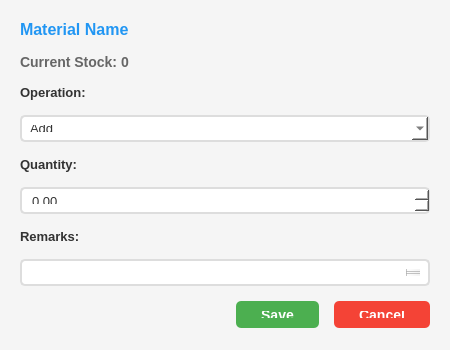
<?xml version="1.0" encoding="UTF-8"?>
<ui version="4.0">
 <class>StockDialog</class>
 <widget class="QDialog" name="StockDialog">
  <property name="geometry">
   <rect>
    <x>0</x>
    <y>0</y>
    <width>450</width>
    <height>350</height>
   </rect>
  </property>
  <property name="minimumSize">
   <size>
    <width>450</width>
    <height>350</height>
   </size>
  </property>
  <property name="maximumSize">
   <size>
    <width>450</width>
    <height>350</height>
   </size>
  </property>
  <property name="windowTitle">
   <string>Update Stock</string>
  </property>
  <property name="styleSheet">
   <string notr="true">QDialog {
    background-color: #f5f5f5;
}

QLabel {
    font-size: 13px;
    color: #333;
    font-weight: bold;
}

QLineEdit, QTextEdit, QComboBox, QDoubleSpinBox {
    padding: 8px;
    border: 2px solid #ddd;
    border-radius: 5px;
    font-size: 13px;
    background-color: white;
    color: #333;
}

QLineEdit:focus, QTextEdit:focus, QComboBox:focus, QDoubleSpinBox:focus {
    border: 2px solid #2196F3;
}

QPushButton#btnSave {
    background-color: #4CAF50;
    color: white;
    padding: 10px 25px;
    border: none;
    border-radius: 5px;
    font-size: 14px;
    font-weight: bold;
}

QPushButton#btnSave:hover {
    background-color: #45a049;
}

QPushButton#btnCancel {
    background-color: #f44336;
    color: white;
    padding: 10px 25px;
    border: none;
    border-radius: 5px;
    font-size: 14px;
    font-weight: bold;
}

QPushButton#btnCancel:hover {
    background-color: #da190b;
}</string>
  </property>
  <layout class="QVBoxLayout" name="verticalLayout">
   <property name="spacing">
    <number>15</number>
   </property>
   <property name="leftMargin">
    <number>20</number>
   </property>
   <property name="topMargin">
    <number>20</number>
   </property>
   <property name="rightMargin">
    <number>20</number>
   </property>
   <property name="bottomMargin">
    <number>20</number>
   </property>
   <item>
    <widget class="QLabel" name="lblMaterialName">
     <property name="text">
      <string>Material Name</string>
     </property>
     <property name="styleSheet">
      <string notr="true">font-size: 16px; color: #2196F3;</string>
     </property>
    </widget>
   </item>
   <item>
    <widget class="QLabel" name="lblCurrentStock">
     <property name="text">
      <string>Current Stock: 0</string>
     </property>
     <property name="styleSheet">
      <string notr="true">font-size: 14px; color: #666;</string>
     </property>
    </widget>
   </item>
   <item>
    <widget class="QLabel" name="label">
     <property name="text">
      <string>Operation:</string>
     </property>
    </widget>
   </item>
   <item>
    <widget class="QComboBox" name="cmbOperation">
     <item>
      <property name="text">
       <string>Add</string>
      </property>
     </item>
     <item>
      <property name="text">
       <string>Remove</string>
      </property>
     </item>
    </widget>
   </item>
   <item>
    <widget class="QLabel" name="label_2">
     <property name="text">
      <string>Quantity:</string>
     </property>
    </widget>
   </item>
   <item>
    <widget class="QDoubleSpinBox" name="spinQuantity">
     <property name="maximum">
      <double>999999.000000000000000</double>
     </property>
    </widget>
   </item>
   <item>
    <widget class="QLabel" name="label_3">
     <property name="text">
      <string>Remarks:</string>
     </property>
    </widget>
   </item>
   <item>
    <widget class="QTextEdit" name="txtRemarks">
     <property name="maximumSize">
      <size>
       <width>16777215</width>
       <height>80</height>
      </size>
     </property>
     <property name="placeholderText">
      <string>Enter remarks (optional)</string>
     </property>
    </widget>
   </item>
   <item>
    <spacer name="verticalSpacer">
     <property name="orientation">
      <enum>Qt::Vertical</enum>
     </property>
     <property name="sizeHint" stdset="0">
      <size>
       <width>20</width>
       <height>40</height>
      </size>
     </property>
    </spacer>
   </item>
   <item>
    <layout class="QHBoxLayout" name="horizontalLayout">
     <item>
      <spacer name="horizontalSpacer">
       <property name="orientation">
        <enum>Qt::Horizontal</enum>
       </property>
       <property name="sizeHint" stdset="0">
        <size>
         <width>40</width>
         <height>20</height>
        </size>
       </property>
      </spacer>
     </item>
     <item>
      <widget class="QPushButton" name="btnSave">
       <property name="text">
        <string>Save</string>
       </property>
      </widget>
     </item>
     <item>
      <widget class="QPushButton" name="btnCancel">
       <property name="text">
        <string>Cancel</string>
       </property>
      </widget>
     </item>
    </layout>
   </item>
  </layout>
 </widget>
 <resources/>
 <connections/>
</ui>
